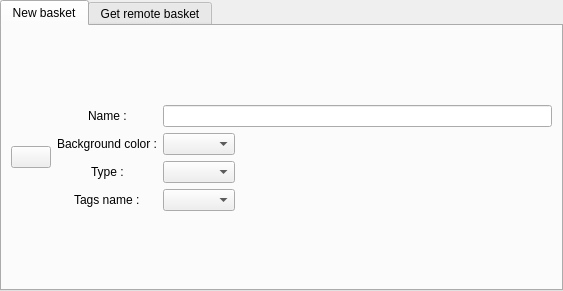
<?xml version="1.0" encoding="UTF-8"?>
<ui version="4.0">
 <class>NewBasketDialog</class>
 <widget class="KTabWidget" name="NewBasketDialog">
  <property name="geometry">
   <rect>
    <x>0</x>
    <y>0</y>
    <width>563</width>
    <height>291</height>
   </rect>
  </property>
  <property name="windowTitle">
   <string>Form</string>
  </property>
  <property name="currentIndex">
   <number>0</number>
  </property>
  <widget class="QWidget" name="newBasketTab">
   <attribute name="title">
    <string>New basket</string>
   </attribute>
   <layout class="QHBoxLayout" name="horizontalLayout_2">
    <item>
     <layout class="QHBoxLayout" name="horizontalLayout">
      <item>
       <widget class="KIconButton" name="m_iconButton"/>
      </item>
      <item>
       <layout class="QFormLayout" name="formLayout">
        <property name="fieldGrowthPolicy">
         <enum>QFormLayout::ExpandingFieldsGrow</enum>
        </property>
        <property name="labelAlignment">
         <set>Qt::AlignCenter</set>
        </property>
        <property name="formAlignment">
         <set>Qt::AlignCenter</set>
        </property>
        <item row="0" column="0">
         <widget class="QLabel" name="label">
          <property name="text">
           <string>Name :</string>
          </property>
         </widget>
        </item>
        <item row="0" column="1">
         <widget class="KLineEdit" name="m_basketName"/>
        </item>
        <item row="1" column="0">
         <widget class="QLabel" name="label_2">
          <property name="text">
           <string>Background color :</string>
          </property>
         </widget>
        </item>
        <item row="2" column="0">
         <widget class="QLabel" name="label_3">
          <property name="text">
           <string>Type :</string>
          </property>
         </widget>
        </item>
        <item row="2" column="1">
         <widget class="KComboBox" name="m_basketTypeCombo"/>
        </item>
        <item row="3" column="0">
         <widget class="QLabel" name="label_4">
          <property name="text">
           <string>Tags name :</string>
          </property>
         </widget>
        </item>
        <item row="3" column="1">
         <widget class="KComboBox" name="m_basketTagCombo"/>
        </item>
        <item row="1" column="1">
         <widget class="KColorCombo" name="m_colorBackground"/>
        </item>
       </layout>
      </item>
     </layout>
    </item>
   </layout>
  </widget>
  <widget class="QWidget" name="getRemoteBasketTab">
   <attribute name="title">
    <string>Get remote basket</string>
   </attribute>
   <layout class="QFormLayout" name="formLayout_2">
    <property name="fieldGrowthPolicy">
     <enum>QFormLayout::ExpandingFieldsGrow</enum>
    </property>
    <item row="0" column="0">
     <widget class="QLabel" name="label_6">
      <property name="text">
       <string>Account type :</string>
      </property>
     </widget>
    </item>
    <item row="0" column="1">
     <widget class="KComboBox" name="m_typeAccountRemote"/>
    </item>
    <item row="1" column="0" colspan="2">
     <widget class="KPushButton" name="m_getBasketsRemote">
      <property name="enabled">
       <bool>true</bool>
      </property>
      <property name="text">
       <string>Get basket</string>
      </property>
     </widget>
    </item>
    <item row="2" column="0">
     <widget class="QLabel" name="label_7">
      <property name="text">
       <string>Basket name :</string>
      </property>
     </widget>
    </item>
    <item row="2" column="1">
     <widget class="KComboBox" name="m_basketsRemote">
      <property name="sizePolicy">
       <sizepolicy hsizetype="MinimumExpanding" vsizetype="Fixed">
        <horstretch>0</horstretch>
        <verstretch>0</verstretch>
       </sizepolicy>
      </property>
     </widget>
    </item>
   </layout>
  </widget>
 </widget>
 <customwidgets>
  <customwidget>
   <class>KIconButton</class>
   <extends>QPushButton</extends>
   <header>kicondialog.h</header>
  </customwidget>
  <customwidget>
   <class>KPushButton</class>
   <extends>QPushButton</extends>
   <header>kpushbutton.h</header>
  </customwidget>
  <customwidget>
   <class>KLineEdit</class>
   <extends>QLineEdit</extends>
   <header>klineedit.h</header>
  </customwidget>
  <customwidget>
   <class>KColorCombo</class>
   <extends>QComboBox</extends>
   <header>kcolorcombo.h</header>
  </customwidget>
  <customwidget>
   <class>KComboBox</class>
   <extends>QComboBox</extends>
   <header>kcombobox.h</header>
  </customwidget>
  <customwidget>
   <class>KTabWidget</class>
   <extends>QTabWidget</extends>
   <header>ktabwidget.h</header>
   <container>1</container>
  </customwidget>
 </customwidgets>
 <resources/>
 <connections/>
</ui>
